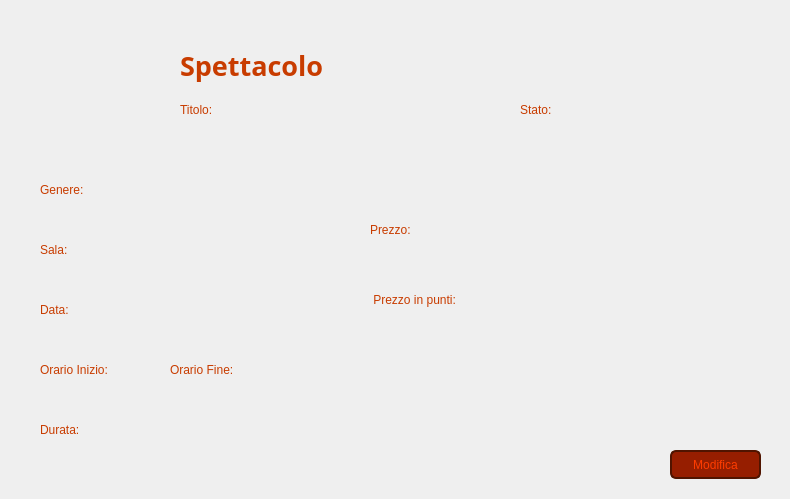
<?xml version="1.0" encoding="UTF-8"?>
<ui version="4.0">
 <class>VistaVisualizzaSpettacoloAmministratore</class>
 <widget class="QWidget" name="VistaVisualizzaSpettacoloAmministratore">
  <property name="geometry">
   <rect>
    <x>0</x>
    <y>0</y>
    <width>790</width>
    <height>499</height>
   </rect>
  </property>
  <property name="windowTitle">
   <string>Spettacolo - CineMax</string>
  </property>
  <widget class="QLabel" name="Sfondo">
   <property name="geometry">
    <rect>
     <x>0</x>
     <y>0</y>
     <width>791</width>
     <height>501</height>
    </rect>
   </property>
   <property name="font">
    <font>
     <family>Segoe UI</family>
    </font>
   </property>
   <property name="styleSheet">
    <string notr="true">QLabel {
    background: qlineargradient(
        x1: 0, y1: 1,
        x2: 0, y2: 0,
        stop: 0 #320F00,
        stop: 1 #641E00
    );
}</string>
   </property>
   <property name="text">
    <string/>
   </property>
  </widget>
  <widget class="QLabel" name="labelIconaFoto">
   <property name="geometry">
    <rect>
     <x>30</x>
     <y>30</y>
     <width>131</width>
     <height>131</height>
    </rect>
   </property>
   <property name="text">
    <string/>
   </property>
   <property name="pixmap">
    <pixmap>Immagini/IconaFotoAmministratore.png</pixmap>
   </property>
   <property name="scaledContents">
    <bool>true</bool>
   </property>
  </widget>
  <widget class="QLabel" name="labelTitolo">
   <property name="geometry">
    <rect>
     <x>180</x>
     <y>100</y>
     <width>63</width>
     <height>20</height>
    </rect>
   </property>
   <property name="styleSheet">
    <string notr="true">QLabel {
    color: #C83C00;
}</string>
   </property>
   <property name="text">
    <string>Titolo:</string>
   </property>
   <property name="alignment">
    <set>Qt::AlignmentFlag::AlignLeading|Qt::AlignmentFlag::AlignLeft|Qt::AlignmentFlag::AlignVCenter</set>
   </property>
  </widget>
  <widget class="QLabel" name="labelTitoloPrincipale">
   <property name="geometry">
    <rect>
     <x>180</x>
     <y>30</y>
     <width>291</width>
     <height>71</height>
    </rect>
   </property>
   <property name="font">
    <font>
     <family>Segoe UI Variable</family>
     <pointsize>20</pointsize>
     <bold>true</bold>
    </font>
   </property>
   <property name="styleSheet">
    <string notr="true">QLabel {
    color: #C83C00;
}</string>
   </property>
   <property name="text">
    <string>Spettacolo</string>
   </property>
   <property name="alignment">
    <set>Qt::AlignmentFlag::AlignLeading|Qt::AlignmentFlag::AlignLeft|Qt::AlignmentFlag::AlignVCenter</set>
   </property>
  </widget>
  <widget class="ClickableLabel" name="labelHomeButton">
   <property name="geometry">
    <rect>
     <x>700</x>
     <y>20</y>
     <width>63</width>
     <height>61</height>
    </rect>
   </property>
   <property name="text">
    <string/>
   </property>
   <property name="pixmap">
    <pixmap>Immagini/HomeButtonAmministratore.png</pixmap>
   </property>
   <property name="scaledContents">
    <bool>true</bool>
   </property>
  </widget>
  <widget class="QLabel" name="labelGenere">
   <property name="geometry">
    <rect>
     <x>40</x>
     <y>180</y>
     <width>81</width>
     <height>20</height>
    </rect>
   </property>
   <property name="styleSheet">
    <string notr="true">QLabel {
    color: #C83C00;
}</string>
   </property>
   <property name="text">
    <string>Genere:</string>
   </property>
   <property name="alignment">
    <set>Qt::AlignmentFlag::AlignLeading|Qt::AlignmentFlag::AlignLeft|Qt::AlignmentFlag::AlignVCenter</set>
   </property>
  </widget>
  <widget class="QLabel" name="labelTitoloSpettacolo">
   <property name="geometry">
    <rect>
     <x>180</x>
     <y>120</y>
     <width>301</width>
     <height>20</height>
    </rect>
   </property>
   <property name="styleSheet">
    <string notr="true">QLabel {
    color: #962D00;
}</string>
   </property>
   <property name="text">
    <string/>
   </property>
  </widget>
  <widget class="QLabel" name="labelGenereSpettacolo">
   <property name="geometry">
    <rect>
     <x>40</x>
     <y>200</y>
     <width>131</width>
     <height>20</height>
    </rect>
   </property>
   <property name="styleSheet">
    <string notr="true">QLabel {
    color: #962D00;
}</string>
   </property>
   <property name="text">
    <string/>
   </property>
  </widget>
  <widget class="QLabel" name="labelOrarioInizio">
   <property name="geometry">
    <rect>
     <x>40</x>
     <y>360</y>
     <width>101</width>
     <height>20</height>
    </rect>
   </property>
   <property name="styleSheet">
    <string notr="true">QLabel {
    color: #C83C00;
}</string>
   </property>
   <property name="text">
    <string>Orario Inizio:</string>
   </property>
   <property name="alignment">
    <set>Qt::AlignmentFlag::AlignLeading|Qt::AlignmentFlag::AlignLeft|Qt::AlignmentFlag::AlignVCenter</set>
   </property>
  </widget>
  <widget class="QLabel" name="labelOrarioInizioSpettacolo">
   <property name="geometry">
    <rect>
     <x>40</x>
     <y>380</y>
     <width>41</width>
     <height>20</height>
    </rect>
   </property>
   <property name="styleSheet">
    <string notr="true">QLabel {
    color: #962D00;
}</string>
   </property>
   <property name="text">
    <string/>
   </property>
  </widget>
  <widget class="QLabel" name="labelSala">
   <property name="geometry">
    <rect>
     <x>40</x>
     <y>240</y>
     <width>81</width>
     <height>20</height>
    </rect>
   </property>
   <property name="styleSheet">
    <string notr="true">QLabel {
    color: #C83C00;
}</string>
   </property>
   <property name="text">
    <string>Sala:</string>
   </property>
   <property name="alignment">
    <set>Qt::AlignmentFlag::AlignLeading|Qt::AlignmentFlag::AlignLeft|Qt::AlignmentFlag::AlignVCenter</set>
   </property>
  </widget>
  <widget class="QLabel" name="labelSalaSpettacolo">
   <property name="geometry">
    <rect>
     <x>40</x>
     <y>260</y>
     <width>31</width>
     <height>20</height>
    </rect>
   </property>
   <property name="styleSheet">
    <string notr="true">QLabel {
    color: #962D00;
}</string>
   </property>
   <property name="text">
    <string/>
   </property>
  </widget>
  <widget class="QLabel" name="labelData">
   <property name="geometry">
    <rect>
     <x>40</x>
     <y>300</y>
     <width>81</width>
     <height>20</height>
    </rect>
   </property>
   <property name="styleSheet">
    <string notr="true">QLabel {
    color: #C83C00;
}</string>
   </property>
   <property name="text">
    <string>Data:</string>
   </property>
   <property name="alignment">
    <set>Qt::AlignmentFlag::AlignLeading|Qt::AlignmentFlag::AlignLeft|Qt::AlignmentFlag::AlignVCenter</set>
   </property>
  </widget>
  <widget class="QLabel" name="labelDataSpettacolo">
   <property name="geometry">
    <rect>
     <x>40</x>
     <y>320</y>
     <width>81</width>
     <height>20</height>
    </rect>
   </property>
   <property name="styleSheet">
    <string notr="true">QLabel {
    color: #962D00;
}</string>
   </property>
   <property name="text">
    <string/>
   </property>
  </widget>
  <widget class="ClickableLabel" name="labelIndietroButton">
   <property name="geometry">
    <rect>
     <x>620</x>
     <y>20</y>
     <width>63</width>
     <height>61</height>
    </rect>
   </property>
   <property name="text">
    <string/>
   </property>
   <property name="pixmap">
    <pixmap>Immagini/IndietroButtonAmministratore.png</pixmap>
   </property>
   <property name="scaledContents">
    <bool>true</bool>
   </property>
  </widget>
  <widget class="QLabel" name="labelOrarioFine">
   <property name="geometry">
    <rect>
     <x>170</x>
     <y>360</y>
     <width>101</width>
     <height>20</height>
    </rect>
   </property>
   <property name="styleSheet">
    <string notr="true">QLabel {
    color: #C83C00;
}</string>
   </property>
   <property name="text">
    <string>Orario Fine:</string>
   </property>
   <property name="alignment">
    <set>Qt::AlignmentFlag::AlignLeading|Qt::AlignmentFlag::AlignLeft|Qt::AlignmentFlag::AlignVCenter</set>
   </property>
  </widget>
  <widget class="QLabel" name="labelOrarioFineSpettacolo">
   <property name="geometry">
    <rect>
     <x>170</x>
     <y>380</y>
     <width>51</width>
     <height>20</height>
    </rect>
   </property>
   <property name="styleSheet">
    <string notr="true">QLabel {
    color: #962D00;
}</string>
   </property>
   <property name="text">
    <string/>
   </property>
  </widget>
  <widget class="QLabel" name="labelDurata">
   <property name="geometry">
    <rect>
     <x>40</x>
     <y>420</y>
     <width>101</width>
     <height>20</height>
    </rect>
   </property>
   <property name="styleSheet">
    <string notr="true">QLabel {
    color: #C83C00;
}</string>
   </property>
   <property name="text">
    <string>Durata:</string>
   </property>
   <property name="alignment">
    <set>Qt::AlignmentFlag::AlignLeading|Qt::AlignmentFlag::AlignLeft|Qt::AlignmentFlag::AlignVCenter</set>
   </property>
  </widget>
  <widget class="QLabel" name="labelDurataSpettacolo">
   <property name="geometry">
    <rect>
     <x>40</x>
     <y>440</y>
     <width>91</width>
     <height>20</height>
    </rect>
   </property>
   <property name="styleSheet">
    <string notr="true">QLabel {
    color: #962D00;
}</string>
   </property>
   <property name="text">
    <string/>
   </property>
  </widget>
  <widget class="QPushButton" name="pushButtonModifica">
   <property name="geometry">
    <rect>
     <x>670</x>
     <y>450</y>
     <width>91</width>
     <height>29</height>
    </rect>
   </property>
   <property name="styleSheet">
    <string notr="true">QPushButton {
    background-color: #961E00;
    color: #FF3C00;
    border: 2px solid #501400;
    border-radius: 6px;
}

QPushButton:hover {
    background-color: #C83200;
}</string>
   </property>
   <property name="text">
    <string>Modifica</string>
   </property>
  </widget>
  <widget class="QLabel" name="labelStato">
   <property name="geometry">
    <rect>
     <x>520</x>
     <y>100</y>
     <width>111</width>
     <height>20</height>
    </rect>
   </property>
   <property name="styleSheet">
    <string notr="true">QLabel {
    color: #C83C00;
}</string>
   </property>
   <property name="text">
    <string>Stato:</string>
   </property>
   <property name="alignment">
    <set>Qt::AlignmentFlag::AlignLeading|Qt::AlignmentFlag::AlignLeft|Qt::AlignmentFlag::AlignVCenter</set>
   </property>
  </widget>
  <widget class="QLabel" name="labelStatoSpettacolo">
   <property name="geometry">
    <rect>
     <x>520</x>
     <y>120</y>
     <width>101</width>
     <height>20</height>
    </rect>
   </property>
   <property name="styleSheet">
    <string notr="true">QLabel {
    color: #962D00;
}</string>
   </property>
   <property name="text">
    <string/>
   </property>
  </widget>
  <widget class="QLabel" name="labelPrezzo">
   <property name="geometry">
    <rect>
     <x>370</x>
     <y>220</y>
     <width>101</width>
     <height>20</height>
    </rect>
   </property>
   <property name="styleSheet">
    <string notr="true">QLabel {
    color: #C83C00;
}</string>
   </property>
   <property name="text">
    <string>Prezzo:</string>
   </property>
   <property name="alignment">
    <set>Qt::AlignmentFlag::AlignLeading|Qt::AlignmentFlag::AlignLeft|Qt::AlignmentFlag::AlignVCenter</set>
   </property>
  </widget>
  <widget class="QLabel" name="labelPrezzoPunti">
   <property name="geometry">
    <rect>
     <x>370</x>
     <y>290</y>
     <width>101</width>
     <height>20</height>
    </rect>
   </property>
   <property name="styleSheet">
    <string notr="true">QLabel {
    color: #C83C00;
}</string>
   </property>
   <property name="text">
    <string> Prezzo in punti:</string>
   </property>
   <property name="alignment">
    <set>Qt::AlignmentFlag::AlignLeading|Qt::AlignmentFlag::AlignLeft|Qt::AlignmentFlag::AlignVCenter</set>
   </property>
  </widget>
  <widget class="QLabel" name="labelPrezzoSpettacolo">
   <property name="geometry">
    <rect>
     <x>370</x>
     <y>240</y>
     <width>131</width>
     <height>20</height>
    </rect>
   </property>
   <property name="styleSheet">
    <string notr="true">QLabel {
    color: #962D00;
}</string>
   </property>
   <property name="text">
    <string/>
   </property>
  </widget>
  <widget class="QLabel" name="labelPrezzoSpettacolo_2">
   <property name="geometry">
    <rect>
     <x>370</x>
     <y>310</y>
     <width>131</width>
     <height>20</height>
    </rect>
   </property>
   <property name="styleSheet">
    <string notr="true">QLabel {
    color: #962D00;
}</string>
   </property>
   <property name="text">
    <string/>
   </property>
  </widget>
 </widget>
 <customwidgets>
  <customwidget>
   <class>ClickableLabel</class>
   <extends>QLabel</extends>
   <header>clickablelabel.h</header>
  </customwidget>
 </customwidgets>
 <resources/>
 <connections/>
</ui>
